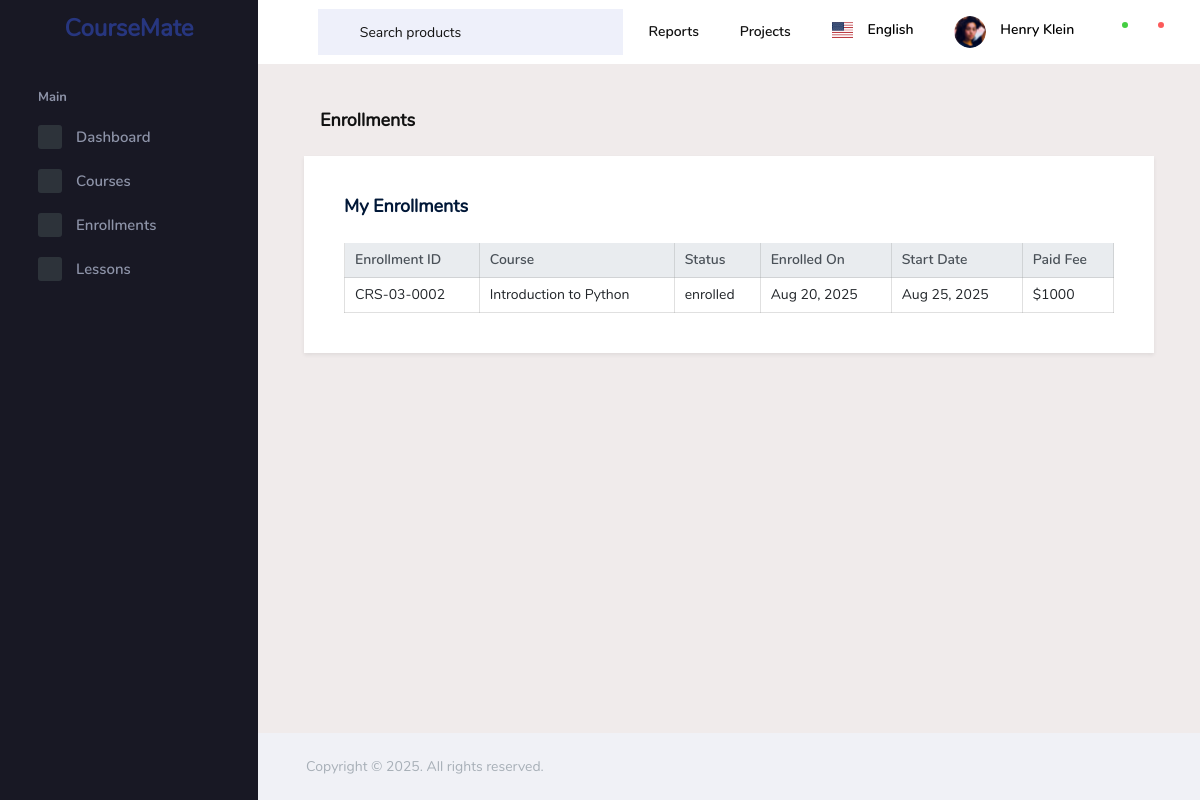
The page /students/enrollments/ (signed in) on the database as committed earlier.
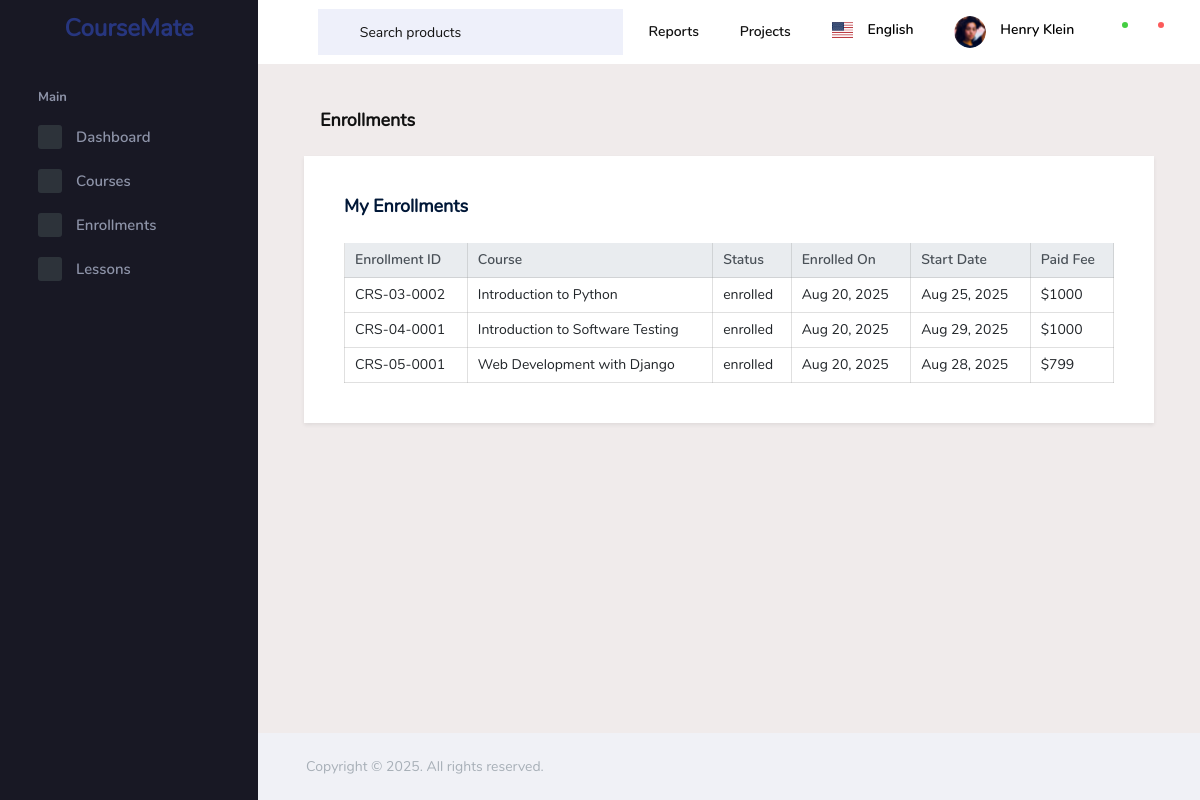
The same page on the database as committed later.
### student_record/models.py (models this page shows, shortened)
class Enrollment(models.Model):
    student = models.ForeignKey(Student, on_delete=models.CASCADE, related_name='enrollments')
    course = models.ForeignKey(Course, on_delete=models.CASCADE, related_name='enrollments')
    enrolled_on = models.DateField(auto_now_add=True)
    status = models.CharField(max_length=20, choices=[('enrolled','Enrolled'), ('completed','Completed'), ('dropped','Dropped')], default='enrolled')
    start_date = models.DateField(blank=True, null=True, default=None)
    fee_at_enrollment = models.PositiveBigIntegerField(blank=True, null=True)
    roll_number = models.CharField(max_length=20, blank=True, editable=False, unique=True)

class Course(models.Model):
    title = models.CharField(max_length=100)
    description = models.TextField(max_length=600)
    fees = models.PositiveBigIntegerField()
    duration = models.PositiveIntegerField(help_text="Duration in weeks", default=3)
    level = models.CharField(
        max_length=20,
        choices=[('beginner','Beginner'), ('intermediate','Intermediate'), ('advanced','Advanced')],
        default='beginner'
    )
    course_code = models.CharField(max_length=10, unique=True, blank=True)

### student_record/views.py (the view)
# urls.py: path('enrollments/', views.enrollment_list, name = 'enrollments'),
@login_required
def enrollment_list(request):
    user = request.user
    if user.is_superuser or user.profile.role == 'admin':
        enrollments = Enrollment.objects.select_related('student', 'course').all()
    else:
        enrollments = Enrollment.objects.filter(student=user.student).select_related('course')
    return render(request, 'pages/enrollment_list.html', {'enrollments': enrollments})

### templates/pages/enrollment_list.html (shortened to what this page needs)
{% extends "base.html" %}
{% load static %}
{% block extra_css %}
<link rel="stylesheet" href="{% static 'assets/vendors/mdi/css/materialdesignicons.min.css' %}">
<link rel="stylesheet" href="{% static 'assets/css/style.css' %}">
{% endblock %}
{% block content %}
<div class="page-header">
    <h3 class="page-title">Enrollments</h3>
</div>
<div class="row">
    <div class="col-12">
        <div class="card shadow-sm">
            <div class="card-body">
                <h4 class="card-title">
    {% if request.user.is_superuser or request.user.profile.role == 'admin' %}
        All Enrollments
    {% elif request.user.profile.role == 'student' %}
        My Enrollments
    {% else %}
        Recent Enrollments
    {% endif %}
</h4>
                <div class="table-responsive">
                    <table class="table table-bordered table-hover">
                        <thead class="thead-light">
                            <tr>
                                <th>Enrollment ID</th>
                                <th>Course</th>
                                <th>Status</th>
                                <th>Enrolled On</th>
                                <th>Start Date</th>
                                <th>Paid Fee</th>
                            </tr>
                        </thead>
                        <tbody>
                            {% for enrollment in enrollments %}
                            <tr>
                                <td>{{ enrollment.roll_number }}</td>
                                <td>{{ enrollment.course.title }}</td>
                                <td>{{ enrollment.status }}</td>
                                <td>{{ enrollment.enrolled_on|date:"M d, Y" }}</td>
                                <td>{{ enrollment.start_date|date:"M d, Y" }}</td>
                                <td>${{ enrollment.fee_at_enrollment }}</td>
                            </tr>
                            {% empty %}
                            <tr>
                                <td colspan="{% if request.user.is_superuser or request.user.profile.role == 'admin' %}8{% else %}6{% endif %}" class="text-center text-muted">No enrollments found</td>
                            </tr>
                            {% endfor %}
                        </tbody>
                    </table>
                </div>
            </div>
        </div>
    </div>
</div>
{% endblock %}

Rows that differ between the two databases and show on the page:
added Enrollment: roll_number "CRS-04-0001", course "Introduction to Software Testing", status "enrolled", enrolled_on "Aug 20, 2025", start_date "Aug 29, 2025", fee_at_enrollment "1000"
added Enrollment: roll_number "CRS-05-0001", course "Web Development with Django", status "enrolled", enrolled_on "Aug 20, 2025", start_date "Aug 28, 2025", fee_at_enrollment "799"
